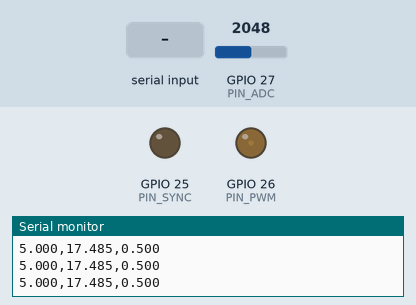
Simulated run of this sketch. Board: ESP32. On the bench: output pins drawn as LEDs (lit = HIGH), the last lines printed to the serial monitor. The inputs (shaded band) are chosen by the test bench; at power-on: GPIO 27 (PIN_ADC) = 2048 (analog values on the 0–4095 scale).

Above: at 1.2 s.
1.3 s: GPIO 27 (PIN_ADC) set to 491
At 2.3 s:
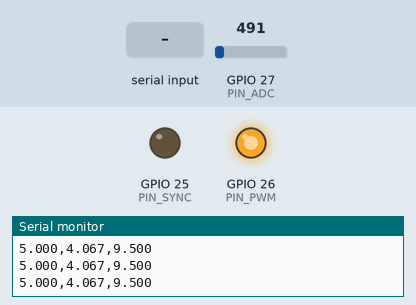
2.8 s: "sp=\n" received over Serial
At 3.9 s:
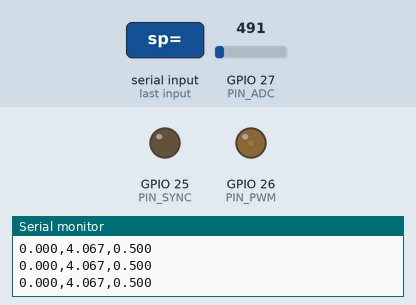
4.3 s: "sp=90\n" received over Serial
At 4.9 s:
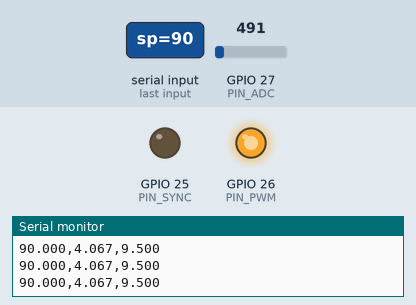
Timing chart, 0 to 7.3 s (numbered marks = the images above; inputs shaded):
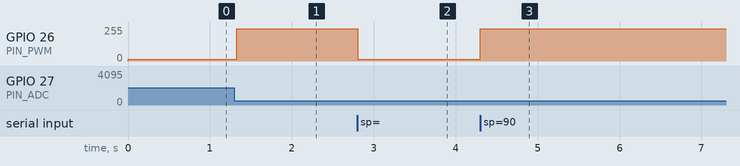

The sketch:

BuckV2.ino
```cpp
#include <Arduino.h>

// Pines
const int PIN_PWM = 26;
const int PIN_ADC = 27;
const int PIN_SYNC = 25;

// PWM y tiempos
const uint32_t PWM_FREQ = 20000;
const uint8_t PWM_RESOLUTION = 10;
const uint32_t PWM_MAX = (1U << PWM_RESOLUTION) - 1U;
const uint32_t PRINT_PERIOD_US = 50000;

// Control PI
float Kp = 0.01f;
float Ki = 35.0f;
float setpoint = 5.0f;

// Estado del controlador
float voltage = 0.0f;
float integral = 0.0f;
float duty = 0.0f;
uint32_t lastControlUs = 0;
uint32_t lastPrintUs = 0;
String command = "";

void updateControl(uint32_t now);
void handleSerial();
void printValues(uint32_t now);

// ============================================================
//  SETUP
// ============================================================
void setup() {
  Serial.begin(115200);

  // Sync pin
  pinMode(PIN_SYNC, OUTPUT);
  digitalWrite(PIN_SYNC, LOW);

  // ADC
  analogReadResolution(12);
  analogSetPinAttenuation(PIN_ADC, ADC_11db);

  // PWM
  ledcAttach(PIN_PWM, PWM_FREQ, PWM_RESOLUTION);
  ledcWrite(PIN_PWM, 0);

  Serial.println("=== Control PI Buck Converter ===");
  Serial.printf("  Setpoint=%.2fV | Kp=%.4f | Ki=%.3f\n", setpoint, Kp, Ki);
  Serial.println("Setpoint,Voltage,Duty_x10");
}

// ============================================================
//  LOOP
// ============================================================
void loop() {
  const uint32_t now = micros();

  updateControl(now);
  handleSerial();
  printValues(now);
}

// ============================================================
//  FUNCIONES
// ============================================================

void updateControl(uint32_t now) {
  //voltage = analogReadMilliVolts(PIN_ADC) * 0.01028f; //calibracion lineal
  //voltage = analogReadMilliVolts(PIN_ADC) * 0.010645260f - 0.152471264 calibracion
  const float measuredVoltage = analogReadMilliVolts(PIN_ADC) * 0.010645260f - 0.152471264f; // Calibración polinomial
  voltage = -0.236816150f + measuredVoltage * (1.098464112f + measuredVoltage * (-0.010294477f + 0.000325122f * measuredVoltage));
  const float error = setpoint - voltage;
  const float dt = (now - lastControlUs) * 1e-6f;

  integral += Ki * error * dt;
  integral = constrain(integral, 0.05f, 0.95f);
  duty = Kp * error + integral;
  duty = constrain(duty, 0.05f, 0.95f);
  ledcWrite(PIN_PWM, (uint32_t)(duty * PWM_MAX));
  lastControlUs = now;
}

void printValues(uint32_t now) {
  if (now - lastPrintUs >= PRINT_PERIOD_US) {
    lastPrintUs = now;
    Serial.printf("%.3f,%.3f,%.3f\n", setpoint, voltage, duty * 10.0f);
  }
}

void handleSerial() {
  while (Serial.available()) {
    char c = (char)Serial.read();
    if (c == '\n' || c == '\r') {
      command.trim();
      if      (command.startsWith("kp="))  Kp = command.substring(3).toFloat();
      else if (command.startsWith("ki="))  Ki = command.substring(3).toFloat();
      else if (command.startsWith("sp="))  setpoint = command.substring(3).toFloat();
      else if (command.equalsIgnoreCase("info")) {
        Serial.println("--- INFO ---");
        Serial.printf("  Setpoint = %.2f V\n",  setpoint);
        Serial.printf("  Voltage = %.3f V\n",  voltage);
        Serial.printf("  Duty     = %.3f\n",    duty);
        Serial.printf("  Kp       = %.4f\n",    Kp);
        Serial.printf("  Ki       = %.3f\n",    Ki);
        Serial.println("------------");
      }
      command = "";
    } else {
      command += c;
    }
  }
}
```

Measured:
- after the input at 1.3 s, GPIO 26 (PIN_PWM): 13/255 → 242/255 at once
- after the input at 2.8 s, GPIO 26 (PIN_PWM): 242/255 → 13/255 at once
- after the input at 4.3 s, GPIO 26 (PIN_PWM): 13/255 → 242/255 at once
